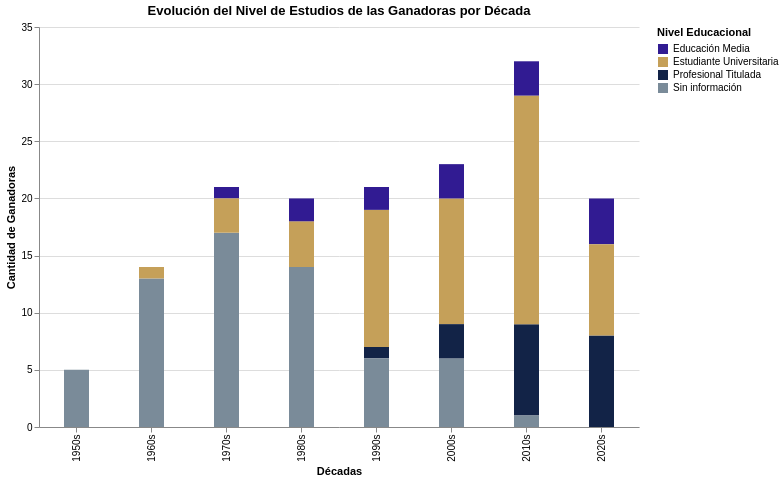

Notebook cell for this chart:
### Code cell
import pandas as pd
import altair as alt

# 1. Cargamos los datos y configuramos la década (Estructura intacta)
df = pd.read_csv('base_miss_chile_unificada.csv')
df['Decada'] = (df['Año'] // 10) * 10
df['Decada'] = df['Decada'].astype(str) + "s"

columna_estudios = 'Nivel-Estudios'
df[columna_estudios] = df[columna_estudios].astype(str)

# 2. Reordenamos los colores originales para que no se junten el azul y el morado
colores_estudios_separados = ['#311B92', '#C5A059', '#122347', '#7A8B99']

grafico_estudios = alt.Chart(df).mark_bar(size=25).encode(
    x=alt.X('Decada:N', title='Décadas', sort='ascending'),
    y=alt.Y('count():Q', title='Cantidad de Ganadoras'),
    color=alt.Color(f'{columna_estudios}:N',
                    title='Nivel Educacional',
                    scale=alt.Scale(range=colores_estudios_separados)),
    tooltip=[
        alt.Tooltip('count()', title='Cantidad'),
        alt.Tooltip('Decada', title='Década'),
        alt.Tooltip(f'{columna_estudios}:N', title='Estudios')
    ]
).properties(
    title='Evolución del Nivel de Estudios de las Ganadoras por Década',
    width=600, height=400
).configure(
    background='transparent',
    view=alt.ViewConfig(stroke='transparent')
)

# Mostrar en pantalla y guardar
grafico_estudios.display()
grafico_estudios.save('grafico_nivel_estudios.html')

### Figure 1 — Vega-Lite specification as saved in the notebook (floating-point values rounded to 4 significant figures; data arrays with more than 128 entries replaced by an {"elided": "..."} marker saying what was removed)
{"config": {"view": {"continuousWidth": 300, "continuousHeight": 300, "stroke": "transparent"}, "background": "transparent"}, "data": {"name": "data-560c768fbe040f59e754ae3d4d0c7e23"}, "mark": {"type": "bar", "size": 25}, "encoding": {"color": {"field": "Nivel-Estudios", "scale": {"range": ["#311B92", "#C5A059", "#122347", "#7A8B99"]}, "title": "Nivel Educacional", "type": "nominal"}, "tooltip": [{"aggregate": "count", "title": "Cantidad", "type": "quantitative"}, {"field": "Decada", "title": "Década", "type": "nominal"}, {"field": "Nivel-Estudios", "title": "Estudios", "type": "nominal"}], "x": {"field": "Decada", "sort": "ascending", "title": "Décadas", "type": "nominal"}, "y": {"aggregate": "count", "title": "Cantidad de Ganadoras", "type": "quantitative"}}, "height": 400, "title": "Evolución del Nivel de Estudios de las Ganadoras por Década", "width": 600, "$schema": "https://vega.github.io/schema/vega-lite/v5.20.1.json", "datasets": {"data-560c768fbe040f59e754ae3d4d0c7e23": {"elided": "156 records"}}}
